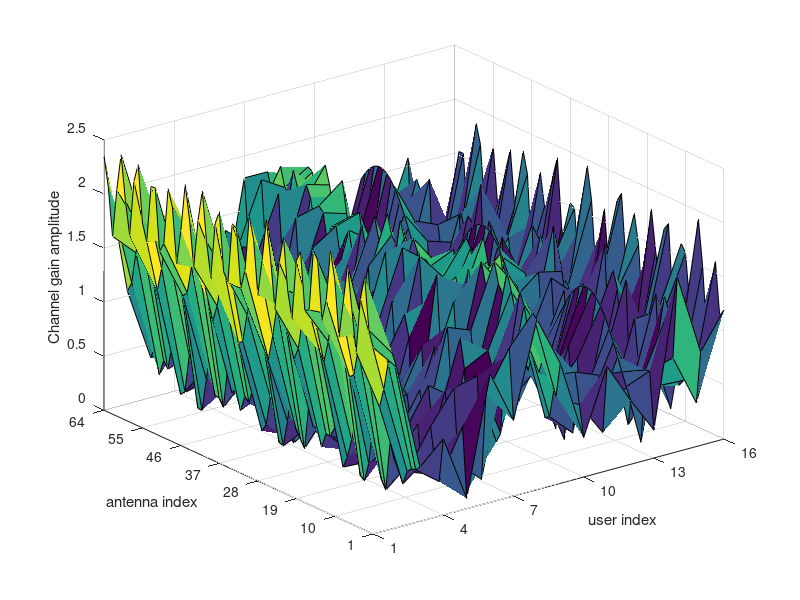
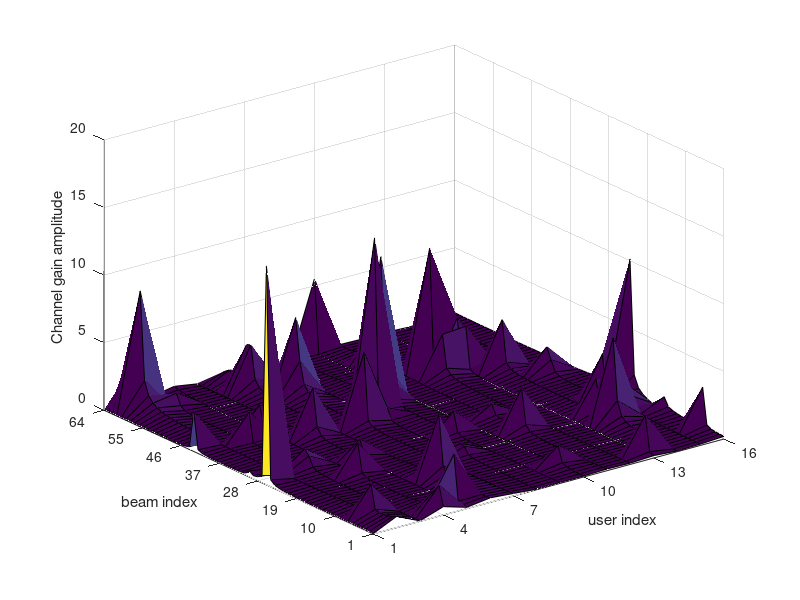
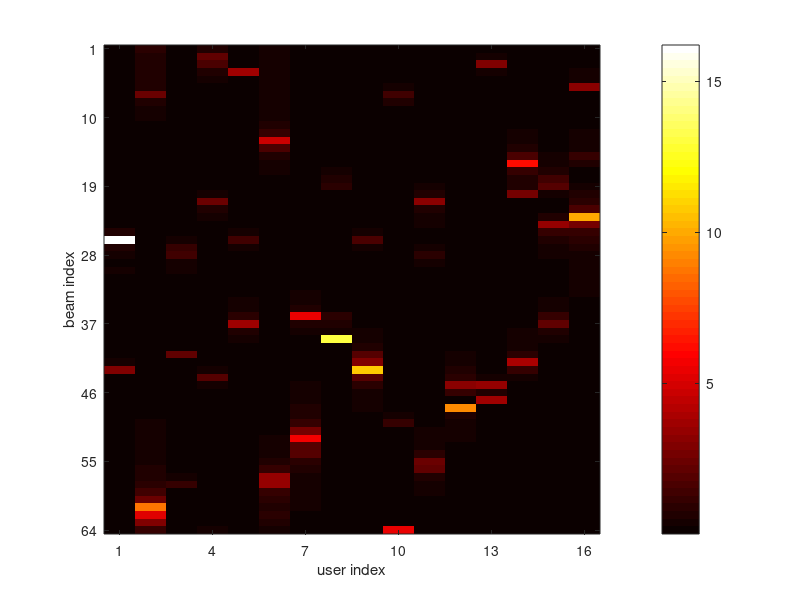

Here is the MATLAB script that generated these plots, in order:
% mmWave BeamSpace MIMO channel
clear;close all;clc;

% parameters settings
N = 64;   % TX antenna nums
K = 16;   % user nums
L = 2;    % NLOS path nums
%SNR = 30; % SNR in dB
var = [1, 0.1, 0.1]; % channel attenuation

% original channel matrix
H = zeros(N, K);

% set Only LOS components
%L = 0;

for k=1:K
    % random distribution of channel parameters
    theta = rand(1, L+1)-0.5;
    beta = sqrt(var/2).*(randn(1, L+1) +1i*randn(1, L+1));
    % array steering vector
    a = exp(-2*1i*pi*theta'*((0:N-1)-(N-1)/2))';
    
    h_k = zeros(N, 1);
    for l=1:L+1
        h_k = h_k + kron(beta(:,l), a(:,l));
    end
    H(:, k) = h_k;
end

%disp(H);
%save('ori_H.mat', 'H')
figure(1);
[X, Y] = meshgrid(1:K, 1:N); % x and y in reverse
surf(X, Y, abs(H));
xlim([1,K]);
ylim([1,N]);
%axis auto;
set(gca, 'xtick', 1:3:K);
set(gca, 'ytick', 1:9:N);
xlabel('user index');
ylabel('antenna index');
zlabel('Channel gain amplitude');
%saveas(gcf,'ori_channel.eps', 'psc2');


% construct U matrix for beamspace
U = zeros(N, N);
theta_b = ((1:N)-(N+1)/2)/N;
for n=1:N
    a_b = exp(-2*1i*pi*theta_b(n)*((0:N-1)-(N-1)/2))';
    U(:, n) = sqrt(1/N)*a_b;
end

% beamspace channel matrix
H_b = U*H;

figure(2);
surf(X, Y, abs(H_b));
xlim([1,K]);
ylim([1,N]);
%axis auto;
set(gca, 'xtick', 1:3:K);
set(gca, 'ytick', 1:9:N);
xlabel('user index');
ylabel('beam index');
zlabel('Channel gain amplitude');
%saveas(gcf,'beam_channel.eps', 'psc2');

figure(3);
colormap('hot');
imagesc(abs(H_b));
colorbar;
set(gca, 'xtick', 1:3:K);
set(gca, 'ytick', 1:9:N);
xlabel('user index');
ylabel('beam index');
